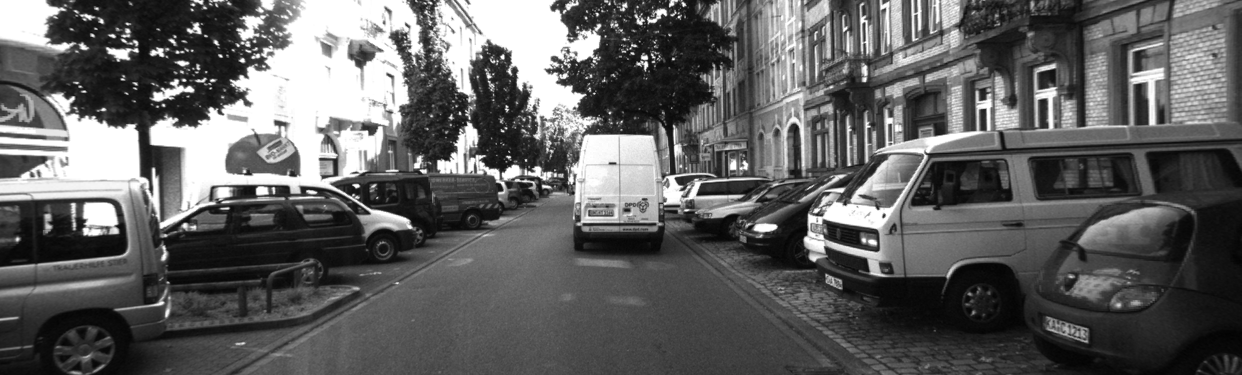
#> input picture TP1/grayscale_img.png, 1242 x 375 px
$ jupyter execute TP1-quantification.ipynb
#> lines starting #> are read from the running program, lines starting #| are printed output that depends on the picture; after the words box and inside, x2 and y2 are one past the last pixel; in counts of white or black regions, pixels touching at a corner belong together
[cell 1]
import cv2 as cv
import numpy as np
import matplotlib.pyplot as plt
from math import cos, sin, floor

[cell 2]
img = cv.imread("grayscale_img.png", cv.IMREAD_GRAYSCALE)
#> img is the input picture: shape (375, 1242); min 2, max 255, mean 96.1
imgOr = cv.imread("rgb_img.png")
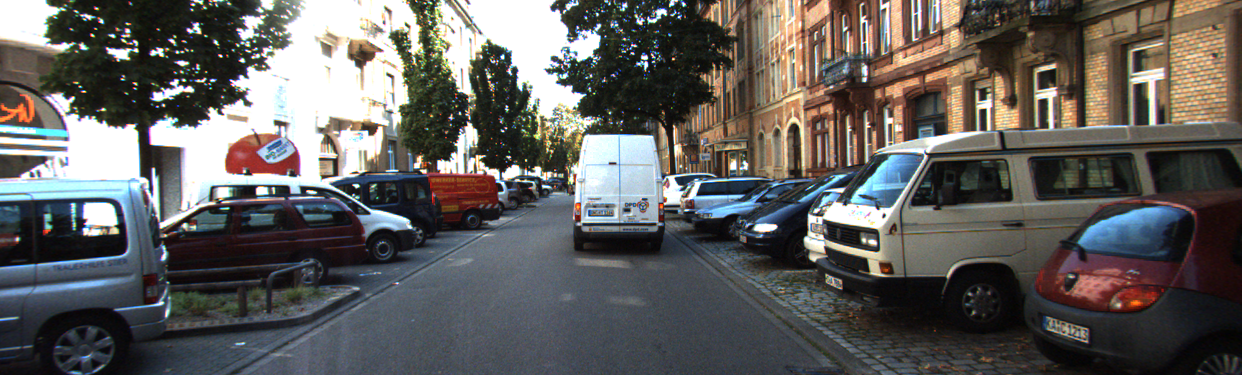
#> input picture TP1/rgb_img.png, 1242 x 375 px
#> imgOr is the input picture: shape (375, 1242, 3); mean B, G, R 92.8, 95, 96.8

[cell 3]
plt.imshow(img, cmap = 'gray')

[cell 4]
imgsplit = cv.split(img)
histo = cv.calcHist(imgsplit,[0],None,[255],(0,256))
#> histo = 255 values, max 36552 at index 254, min 0 at index 0, mean 1826.5
plt.plot(histo)
#> figure, not shown here; curve peaks at x = 254, y = 36552

[cell 5]
img128 = img // 2
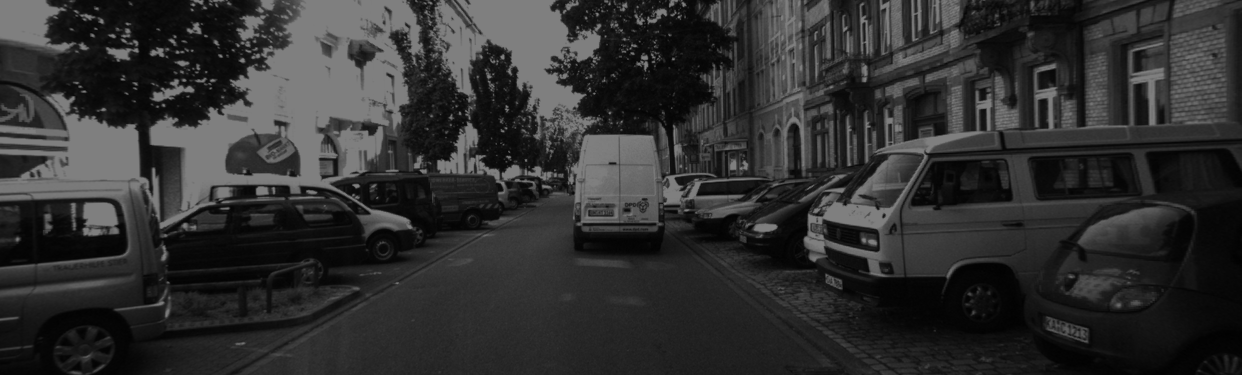
#> img128: shape (375, 1242); min 1, max 127, mean 47.8
plt.imshow(img128*2, cmap = 'gray')

[cell 6]
imgsplit = cv.split(img128*2)
histo = cv.calcHist(imgsplit,[0],None,[255],(0,256))
#> histo = 255 values, max 38238 at index 253, min 0 at index 0, mean 1826.5
plt.plot(histo)
#> figure, not shown here; curve peaks at x = 253, y = 38238

[cell 7]
img64 = img128 // 2
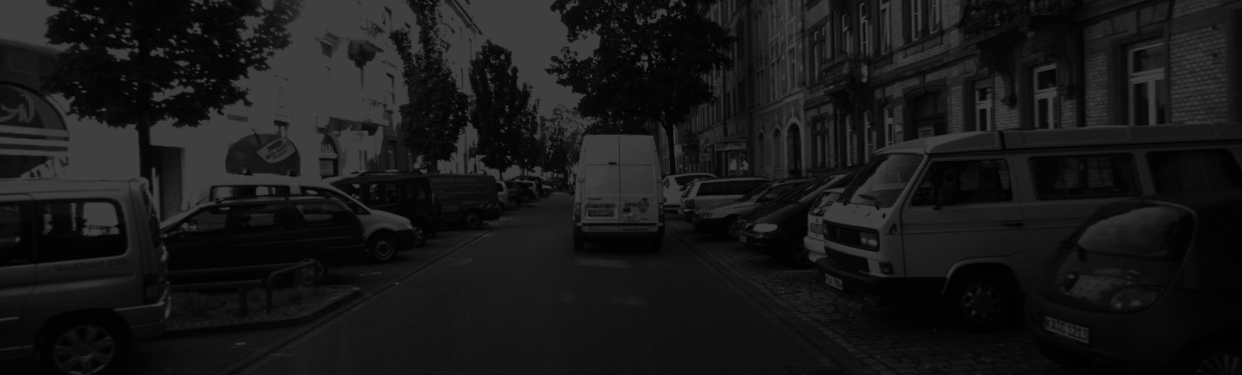
#> img64: shape (375, 1242); min 0, max 63, mean 23.6
plt.imshow(img64*4, cmap = 'gray')

[cell 8]
imgsplit = cv.split(img64*4)
histo = cv.calcHist(imgsplit,[0],None,[255],(0,256))
#> histo = 255 values, max 40495 at index 251, min 0 at index 1, mean 1826.5
plt.plot(histo)
#> figure, not shown here; curve peaks at x = 251, y = 40495

[cell 9]
img32 = img64 // 2
plt.imshow(img32*8, cmap = 'gray')

[cell 10]
imgsplit = cv.split(img32*8)
histo = cv.calcHist(imgsplit,[0],None,[255],(0,256))
#> histo = 255 values, max 43595 at index 247, min 0 at index 1, mean 1826.5
plt.plot(histo)
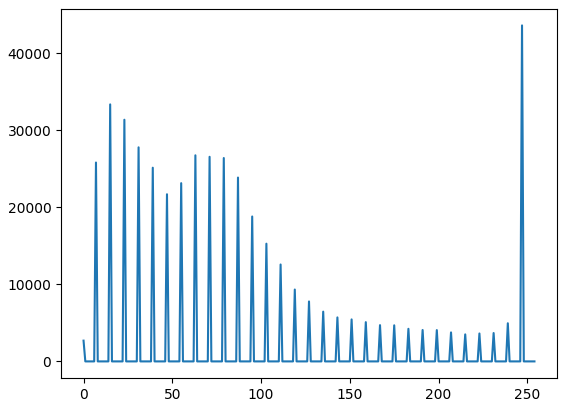
#> figure drawn by matplotlib, 1 panel; curve peaks at x = 247, y = 43595

[cell 11]
img16 = img32 // 2
plt.imshow(img16*16, cmap = 'gray')

[cell 12]
imgsplit = cv.split(img16*16)
histo = cv.calcHist(imgsplit,[0],None,[255],(0,256))
#> histo = 255 values, max 64699 at index 15, min 0 at index 1, mean 1826.5
plt.plot(histo)
#> figure, not shown here; curve peaks at x = 15, y = 64699

[cell 13]
img8 = img16 // 2
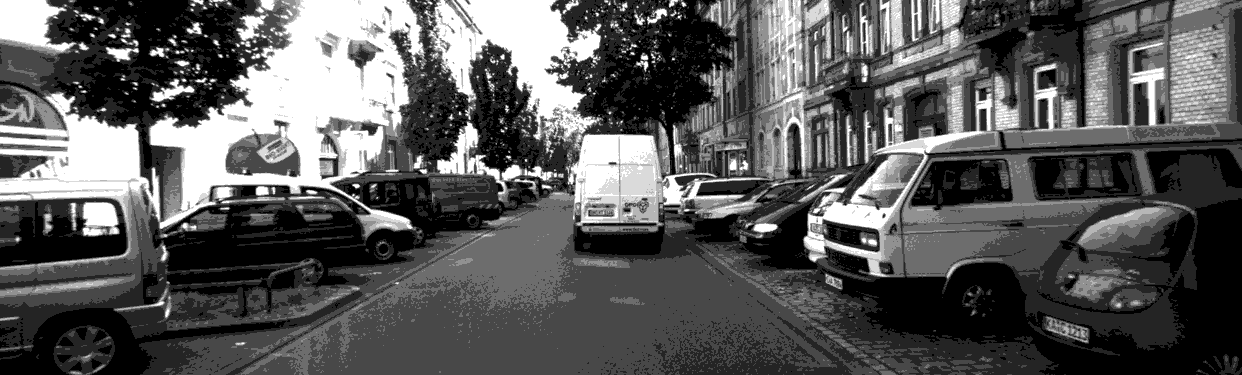
#> img8: shape (375, 1242); min 0, max 7, mean 2.47; drawn with min black and max white
plt.imshow(img8*32, cmap = 'gray')

[cell 14]
imgsplit = cv.split(img8*32)
histo = cv.calcHist(imgsplit,[0],None,[255],(0,256))
#> histo = 255 values, max 103525 at index 63, min 0 at index 1, mean 1826.5
plt.plot(histo)
#> figure, not shown here; curve peaks at x = 63, y = 103525

[cell 15]
img4 = img8 // 2
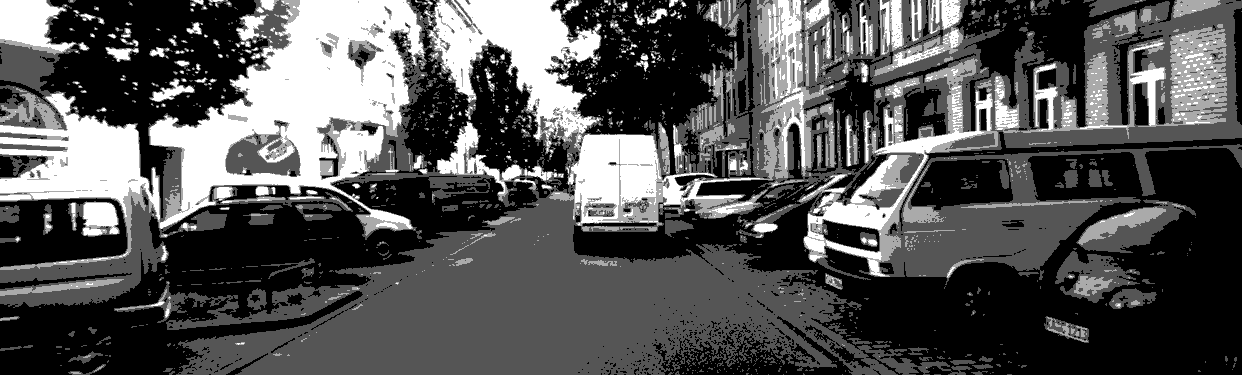
#> img4: shape (375, 1242); min 0, max 3, mean 0.991; drawn with min black and max white
plt.imshow(img4*64, cmap = 'gray')
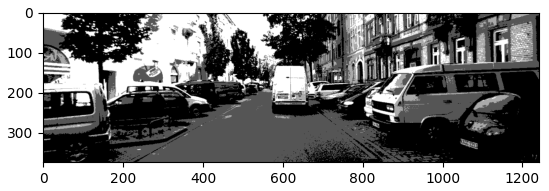
#> figure drawn by matplotlib, 1 panel

[cell 16]
imgsplit = cv.split(img4*64)
histo = cv.calcHist(imgsplit,[0],None,[255],(0,256))
#> histo = 255 values, max 190912 at index 0, min 0 at index 1, mean 1826.5
plt.plot(histo)
#> figure, not shown here; curve peaks at x = 0, y = 190912

[cell 17]
img2 = img4 // 2
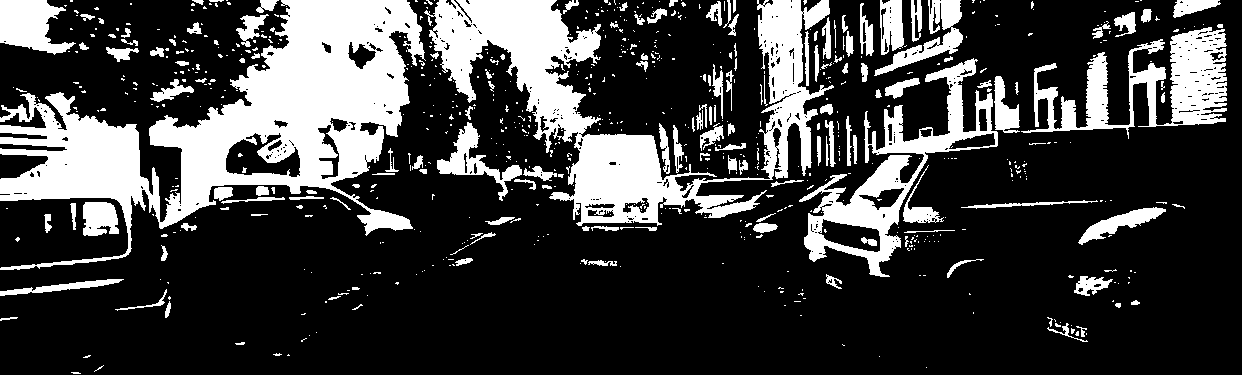
#> img2: shape (375, 1242); values 0 (black) and 1 (white), 24.8% white; 728 white regions (571 under 20 px), largest, box (x1, y1, x2, y2) and area: (0, 0, 426, 270) 42037, (424, 0, 834, 226) 27928, (799, 58, 998, 277) 9336
plt.imshow(img2*128, cmap = 'gray')
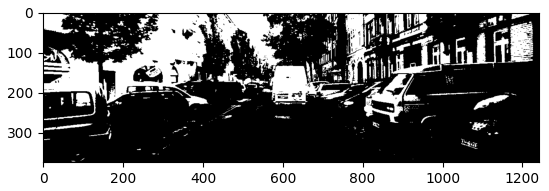
#> figure drawn by matplotlib, 1 panel

[cell 18]
imgsplit = cv.split(img2*128)
histo = cv.calcHist(imgsplit,[0],None,[255],(0,256))
#> histo = 255 values, max 350408 at index 0, min 0 at index 1, mean 1826.5
plt.plot(histo)
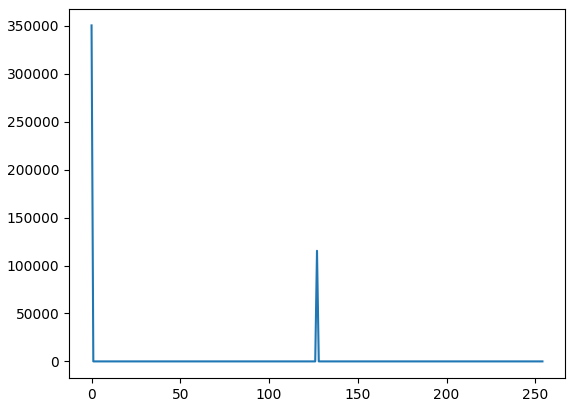
#> figure drawn by matplotlib, 1 panel; curve peaks at x = 0, y = 350408
